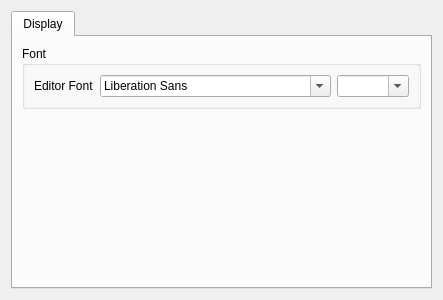
<?xml version="1.0" encoding="UTF-8"?>
<ui version="4.0">
 <class>CodeEditorWidgetConfig</class>
 <widget class="QWidget" name="CodeEditorWidgetConfig">
  <property name="geometry">
   <rect>
    <x>0</x>
    <y>0</y>
    <width>400</width>
    <height>300</height>
   </rect>
  </property>
  <property name="windowTitle">
   <string>Form</string>
  </property>
  <layout class="QVBoxLayout" name="verticalLayout">
   <item>
    <widget class="QTabWidget" name="CodeEditorWidgetConfigTab">
     <property name="currentIndex">
      <number>0</number>
     </property>
     <widget class="QWidget" name="tab">
      <attribute name="title">
       <string>Display</string>
      </attribute>
      <layout class="QVBoxLayout" name="verticalLayout_2">
       <item>
        <widget class="QGroupBox" name="groupBox">
         <property name="title">
          <string>Font</string>
         </property>
         <layout class="QHBoxLayout" name="horizontalLayout">
          <item>
           <widget class="QLabel" name="label">
            <property name="text">
             <string>Editor Font</string>
            </property>
           </widget>
          </item>
          <item>
           <spacer name="horizontalSpacer">
            <property name="orientation">
             <enum>Qt::Horizontal</enum>
            </property>
            <property name="sizeHint" stdset="0">
             <size>
              <width>40</width>
              <height>20</height>
             </size>
            </property>
           </spacer>
          </item>
          <item>
           <widget class="QFontComboBox" name="fontComboBox"/>
          </item>
          <item>
           <widget class="QComboBox" name="fontSizeComboBox">
            <property name="editable">
             <bool>true</bool>
            </property>
           </widget>
          </item>
         </layout>
        </widget>
       </item>
       <item>
        <spacer name="verticalSpacer">
         <property name="orientation">
          <enum>Qt::Vertical</enum>
         </property>
         <property name="sizeHint" stdset="0">
          <size>
           <width>20</width>
           <height>176</height>
          </size>
         </property>
        </spacer>
       </item>
      </layout>
     </widget>
    </widget>
   </item>
  </layout>
 </widget>
 <resources/>
 <connections/>
</ui>
